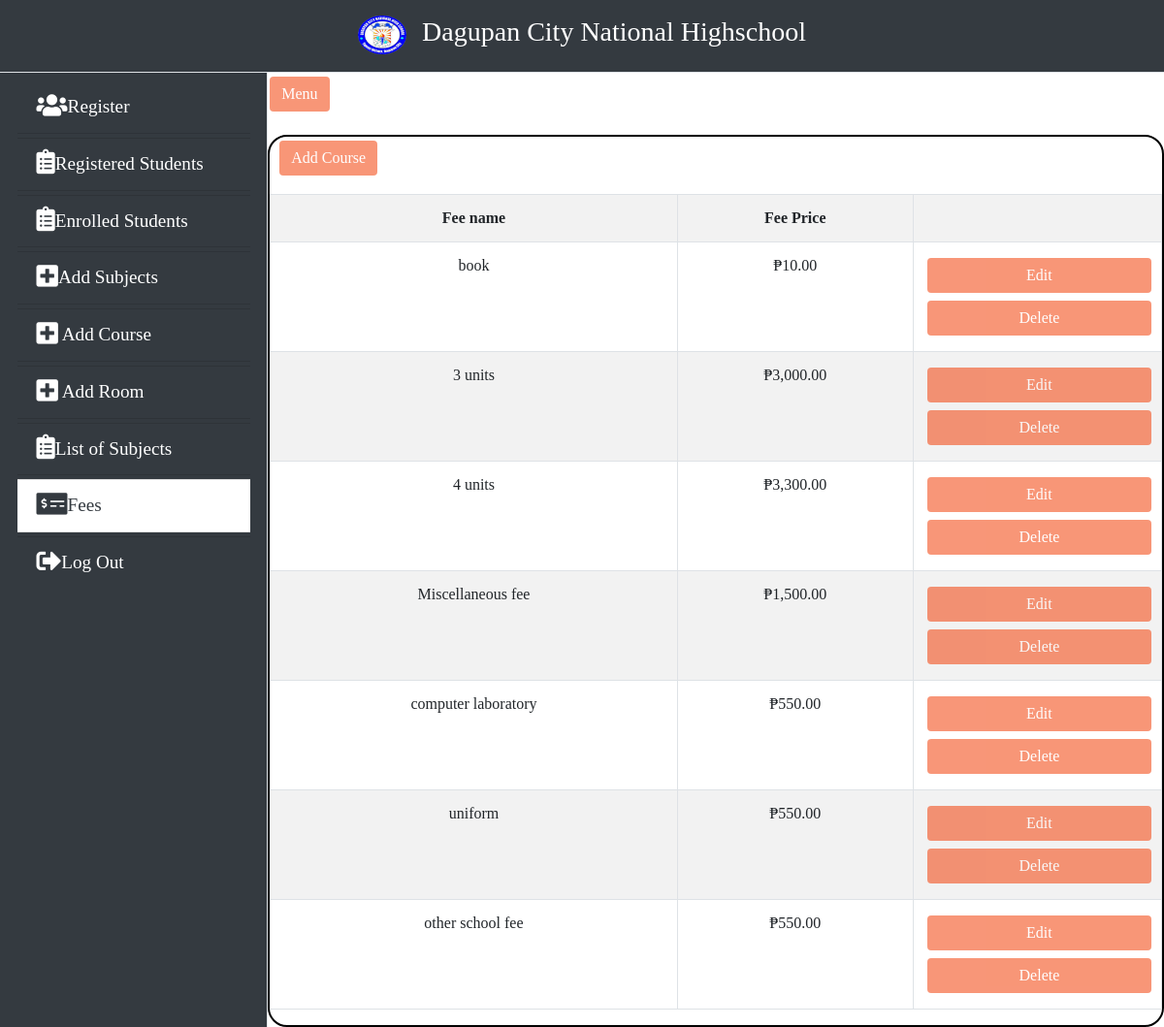
Page /admin/fees.php (signed in) on the committed database.
### tables this page shows
CREATE TABLE `tbl_fee` (
  `fee_id` int(255) NOT NULL,
  `fee_name` varchar(255) NOT NULL,
  `fee_price` int(255) NOT NULL
);

### admin/fees.php (shortened to what this page needs)
<!doctype html>
<html lang="en">
<head>
	<link rel="stylesheet" href="css\bootstrap.min.css">
	<link rel="stylesheet" type="text/css" href="fontawesome/css/all.min.css">
	<link rel="stylesheet" type="text/css" href="css2/add_course.css">
</head>
<body>
	<nav class="fixed-top navbar navbar-expand-lg navbar-light bg-dark border-bottom justify-content-center">
    <ul class="navbar-nav">
       <li class="nav-item"><a href="index.php" class="nav-link"><img src="images/logo.png" style="width: 50px;height: 40px;"></a></li>
        <li class="nav-item"><a href="index.php" class="nav-link"><h3 class="text-white">Dagupan City National Highschool</h3></a></li>
    </ul>
  </nav>
  <div class="d-flex" id="wrapper">
    <div class="bg-dark border-right" id="sidebar-wrapper">
      <div class="list-group list-group-flush">
        <a href="index.php" class="list-group-item list-group-item-action bg-dark mb-1 text-white"><i class="fas fa-users fa-lg"></i>Register</a>
        <a href="registered_students.php" class="list-group-item list-group-item-action mb-1 bg-dark text-white"><i class="fas fa-clipboard-list fa-lg"></i>Registered Students</a>
        <a href="enrolled_student.php" class="list-group-item list-group-item-action mb-1 bg-dark text-white"><i class="fas fa-clipboard-list fa-lg"></i>Enrolled Students</a>
        <a href="add_subject.php" class="list-group-item list-group-item-action bg-dark  mb-1 text-white"><i class="fas fa-plus-square fa-lg"></i>Add Subjects</a>
        <a href="add_course.php" class="list-group-item list-group-item-action bg-dark mb-1  text-white"><i class="fas fa-plus-square fa-lg"></i> Add Course</a>
        <a href="add_room.php" class="list-group-item list-group-item-action bg-dark mb-1 text-white"><i class="fas fa-plus-square fa-lg"></i>  Add Room</a>
        <a href="list_subjects.php" class="list-group-item list-group-item-action mb-1 bg-dark text-white"><i class="fas fa-clipboard-list fa-lg"></i>List of Subjects</a>
        <a href="fees.php" class="list-group-item list-group-item-action mb-1 bg-white text-dark"><i class="fas fa-money-check-alt fa-lg"></i>Fees</a>
         <a href="logout.php" class="list-group-item list-group-item-action bg-dark text-white"><i class="fas fa-sign-out-alt fa-lg"></i>Log Out</a>
      </div>
    </div>
    <div id="page-content-wrapper">
      <button class="btn btn-primary" id="menu-toggle">Menu</button>
      <div id="ui">
      <button class="btn btn-primary" data-toggle="modal" data-target="#create_user" id="add_course">Add Course</button>
        <?php include'includes/retrieve_edit.php'?>
  <table class="table table-striped table-bordered">
    <tr style="text-align: center;">
      <th>Fee name</th>
      <th>Fee Price</th>
      <td></td>
    </tr>
    <?php
  $data="SELECT * FROM tbl_fee";
  $qry=mysqli_query($conn,$data) or die ("Could not execute Query.".mysql_error());
    while($data2=mysqli_fetch_assoc($qry)){
  ?>
    <tr>
      <td><?php echo $data2['fee_name']?></td>
      <td><?php echo "₱",number_format($data2['fee_price'],2)?></td>
      <td><button class="btn btn-primary btn-block" name="edit" data-toggle="modal" data-target="#edit_fee<?php echo $data2['fee_id']?>" id="edit">Edit</button>
      <button class="btn btn-warning btn-block" name="delete_course" data-toggle="modal" data-target="#fee_delete<?php echo $data2['fee_id']?>">Delete</button></td>
    </tr>
  <?php include 'includes/modals.php' ; } ?>
  </table>
      </div>
    </body>
    </html>

### admin/css2/add_course.css (style rules this page uses)
body { overflow-x: hidden; font-family: Georgia, serif; }
#sidebar-wrapper { min-height: 100vh; margin-left: -17.6rem; -webkit-transition: margin .25s ease-out; -moz-transition: margin .25s ease-out; -o-transition: margin .25s ease-out; transition: margin .25s ease-out; }
#sidebar-wrapper { padding: 0.870rem 1.10rem; font-size: 1.2rem; margin-top: 70px; }
#sidebar-wrapper .list-group { width: 15rem; }
#page-content-wrapper { min-width: 120vw; margin-top: 75px; }
#ui { border: 2px solid #000; margin-top: 20px; width: 100%; border-radius: 20px; height: auto; font-size: 16px; }
@media (min-width: 768px) { #sidebar-wrapper { margin-left: 0; } }
@media (min-width: 768px) { #page-content-wrapper { min-width: 0; width: 100%; } }
@media (min-width: 768px) { #add_course { background-color: #f4511e; border: none; color: white; text-align: center; font-size: 16px; margin-left: 10px; opacity: 0.6; transition: 0.3s; } }
@media (min-width: 768px) { .btn { background-color: #f4511e; border: none; color: white; text-align: center; font-size: 16px; margin: 4px 2px; opacity: 0.6; transition: 0.3s; } }
@media (min-width: 768px) { table { width: auto; margin-top: 15px; text-align: left; border-radius: 20px; } }
@media (min-width: 768px) { tr { border-bottom: 1px solid #cbcbcb; } }
@media (min-width: 768px) { td { text-align: center; } }

### rows in the picture
tbl_fee: fee_name "book", fee_price "10.00"
tbl_fee: fee_name "3 units", fee_price "3,000.00"
tbl_fee: fee_name "4 units", fee_price "3,300.00"
tbl_fee: fee_name "Miscellaneous fee", fee_price "1,500.00"
tbl_fee: fee_name "computer laboratory", fee_price "550.00"
tbl_fee: fee_name "uniform", fee_price "550.00"
tbl_fee: fee_name "other school fee", fee_price "550.00"
